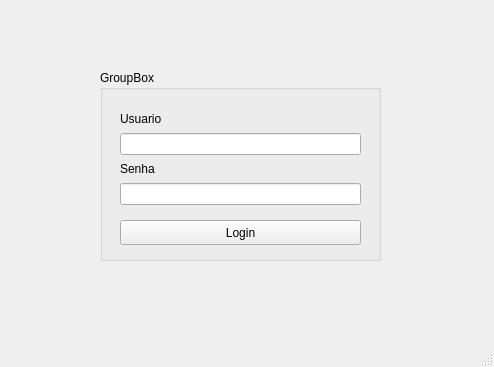
<?xml version="1.0" encoding="UTF-8"?>
<ui version="4.0">
 <class>MainWindow</class>
 <widget class="QMainWindow" name="MainWindow">
  <property name="geometry">
   <rect>
    <x>0</x>
    <y>0</y>
    <width>494</width>
    <height>367</height>
   </rect>
  </property>
  <property name="windowTitle">
   <string>MainWindow</string>
  </property>
  <widget class="QWidget" name="centralwidget">
   <widget class="QGroupBox" name="groupBox">
    <property name="geometry">
     <rect>
      <x>100</x>
      <y>70</y>
      <width>281</width>
      <height>191</height>
     </rect>
    </property>
    <property name="title">
     <string>GroupBox</string>
    </property>
    <widget class="QPushButton" name="button_login">
     <property name="geometry">
      <rect>
       <x>20</x>
       <y>150</y>
       <width>241</width>
       <height>25</height>
      </rect>
     </property>
     <property name="text">
      <string>Login</string>
     </property>
    </widget>
    <widget class="QWidget" name="layoutWidget">
     <property name="geometry">
      <rect>
       <x>20</x>
       <y>40</y>
       <width>241</width>
       <height>95</height>
      </rect>
     </property>
     <layout class="QVBoxLayout" name="verticalLayout_3">
      <item>
       <layout class="QVBoxLayout" name="verticalLayout">
        <item>
         <widget class="QLabel" name="label_user">
          <property name="text">
           <string>Usuario</string>
          </property>
         </widget>
        </item>
        <item>
         <widget class="QLineEdit" name="lineEdit_user">
          <property name="enabled">
           <bool>true</bool>
          </property>
         </widget>
        </item>
       </layout>
      </item>
      <item>
       <layout class="QVBoxLayout" name="verticalLayout_2">
        <item>
         <widget class="QLabel" name="label_password">
          <property name="text">
           <string>Senha</string>
          </property>
         </widget>
        </item>
        <item>
         <widget class="QLineEdit" name="lienEdit_password"/>
        </item>
       </layout>
      </item>
     </layout>
    </widget>
   </widget>
  </widget>
  <widget class="QMenuBar" name="menubar">
   <property name="geometry">
    <rect>
     <x>0</x>
     <y>0</y>
     <width>494</width>
     <height>20</height>
    </rect>
   </property>
  </widget>
  <widget class="QStatusBar" name="statusbar"/>
 </widget>
 <resources/>
 <connections/>
</ui>
